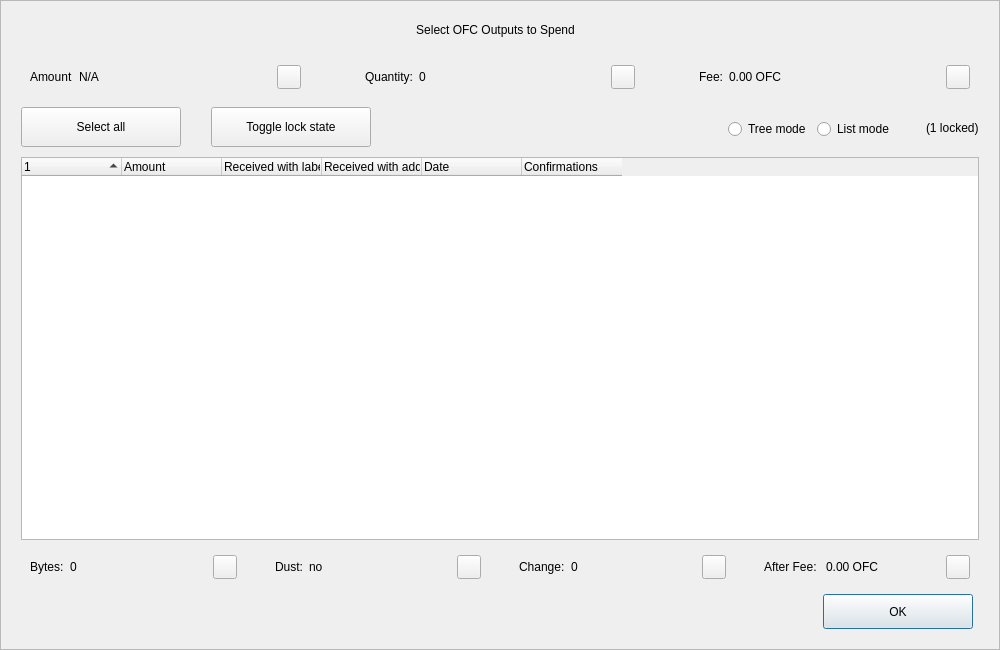
<?xml version="1.0" encoding="UTF-8"?>
<ui version="4.0">
 <class>CoinControlDialog</class>
 <widget class="QDialog" name="CoinControlDialog">
  <property name="geometry">
   <rect>
    <x>0</x>
    <y>0</y>
    <width>1000</width>
    <height>650</height>
   </rect>
  </property>
  <property name="minimumSize">
   <size>
    <width>950</width>
    <height>650</height>
   </size>
  </property>
  <property name="windowTitle">
   <string>Coin Selection</string>
  </property>
  <property name="styleSheet">
   <string notr="true"/>
  </property>
  <layout class="QVBoxLayout" name="verticalLayout">
   <property name="spacing">
    <number>0</number>
   </property>
   <property name="leftMargin">
    <number>0</number>
   </property>
   <property name="topMargin">
    <number>0</number>
   </property>
   <property name="rightMargin">
    <number>0</number>
   </property>
   <property name="bottomMargin">
    <number>0</number>
   </property>
   <item>
    <widget class="QFrame" name="frameContainer">
     <property name="toolTipDuration">
      <number>0</number>
     </property>
     <property name="frameShape">
      <enum>QFrame::StyledPanel</enum>
     </property>
     <property name="frameShadow">
      <enum>QFrame::Raised</enum>
     </property>
     <layout class="QVBoxLayout" name="verticalLayout_2">
      <property name="leftMargin">
       <number>0</number>
      </property>
      <property name="rightMargin">
       <number>0</number>
      </property>
      <property name="bottomMargin">
       <number>20</number>
      </property>
      <item>
       <layout class="QHBoxLayout" name="horizontalLayout_12">
        <property name="spacing">
         <number>0</number>
        </property>
        <property name="leftMargin">
         <number>20</number>
        </property>
        <property name="rightMargin">
         <number>30</number>
        </property>
        <item>
         <spacer name="horizontalSpacer_4">
          <property name="orientation">
           <enum>Qt::Horizontal</enum>
          </property>
          <property name="sizeHint" stdset="0">
           <size>
            <width>40</width>
            <height>20</height>
           </size>
          </property>
         </spacer>
        </item>
        <item>
         <widget class="QLabel" name="labelTitle">
          <property name="minimumSize">
           <size>
            <width>0</width>
            <height>40</height>
           </size>
          </property>
          <property name="maximumSize">
           <size>
            <width>16777215</width>
            <height>40</height>
           </size>
          </property>
          <property name="text">
           <string>Select OFC Outputs to Spend</string>
          </property>
          <property name="alignment">
           <set>Qt::AlignCenter</set>
          </property>
          <property name="margin">
           <number>7</number>
          </property>
         </widget>
        </item>
        <item>
         <spacer name="horizontalSpacer_5">
          <property name="orientation">
           <enum>Qt::Horizontal</enum>
          </property>
          <property name="sizeHint" stdset="0">
           <size>
            <width>40</width>
            <height>20</height>
           </size>
          </property>
         </spacer>
        </item>
       </layout>
      </item>
      <item>
       <layout class="QHBoxLayout" name="horizontalLayout_8">
        <property name="leftMargin">
         <number>20</number>
        </property>
        <property name="rightMargin">
         <number>20</number>
        </property>
        <item>
         <widget class="QWidget" name="layoutAmount" native="true">
          <layout class="QHBoxLayout" name="horizontalLayout_9" stretch="0,1,0">
           <item>
            <widget class="QLabel" name="labelCoinControlAmountText">
             <property name="text">
              <string>Amount</string>
             </property>
            </widget>
           </item>
           <item>
            <widget class="QLabel" name="labelCoinControlAmount">
             <property name="text">
              <string notr="true">N/A</string>
             </property>
            </widget>
           </item>
           <item alignment="Qt::AlignHCenter|Qt::AlignVCenter">
            <widget class="QPushButton" name="pushButtonAmount">
             <property name="minimumSize">
              <size>
               <width>0</width>
               <height>24</height>
              </size>
             </property>
             <property name="maximumSize">
              <size>
               <width>24</width>
               <height>26</height>
              </size>
             </property>
             <property name="focusPolicy">
              <enum>Qt::NoFocus</enum>
             </property>
             <property name="styleSheet">
              <string notr="true">padding-bottom:2px;
padding-right:4px;</string>
             </property>
             <property name="text">
              <string/>
             </property>
            </widget>
           </item>
          </layout>
         </widget>
        </item>
        <item>
         <spacer name="horizontalSpacer_2">
          <property name="orientation">
           <enum>Qt::Horizontal</enum>
          </property>
          <property name="sizeType">
           <enum>QSizePolicy::Fixed</enum>
          </property>
          <property name="sizeHint" stdset="0">
           <size>
            <width>40</width>
            <height>20</height>
           </size>
          </property>
         </spacer>
        </item>
        <item>
         <widget class="QWidget" name="layoutQuantity" native="true">
          <layout class="QHBoxLayout" name="horizontalLayout_10" stretch="0,1,0">
           <item>
            <widget class="QLabel" name="labelCoinControlQuantityText">
             <property name="text">
              <string>Quantity:</string>
             </property>
            </widget>
           </item>
           <item>
            <widget class="QLabel" name="labelCoinControlQuantity">
             <property name="text">
              <string notr="true">0</string>
             </property>
            </widget>
           </item>
           <item alignment="Qt::AlignHCenter|Qt::AlignVCenter">
            <widget class="QPushButton" name="pushButtonQuantity">
             <property name="minimumSize">
              <size>
               <width>0</width>
               <height>24</height>
              </size>
             </property>
             <property name="maximumSize">
              <size>
               <width>24</width>
               <height>26</height>
              </size>
             </property>
             <property name="focusPolicy">
              <enum>Qt::NoFocus</enum>
             </property>
             <property name="styleSheet">
              <string notr="true">padding-bottom:2px;
               padding-right:4px;</string>
             </property>
             <property name="text">
              <string/>
             </property>
            </widget>
           </item>
          </layout>
         </widget>
        </item>
        <item>
         <spacer name="horizontalSpacer_22">
          <property name="orientation">
           <enum>Qt::Horizontal</enum>
          </property>
          <property name="sizeType">
           <enum>QSizePolicy::Fixed</enum>
          </property>
          <property name="sizeHint" stdset="0">
           <size>
            <width>40</width>
            <height>20</height>
           </size>
          </property>
         </spacer>
        </item>
        <item>
         <widget class="QWidget" name="layoutFee" native="true">
          <layout class="QHBoxLayout" name="horizontalLayout_11" stretch="0,1,0">
           <item>
            <widget class="QLabel" name="labelCoinControlFeeText">
             <property name="text">
              <string>Fee:</string>
             </property>
            </widget>
           </item>
           <item>
            <widget class="QLabel" name="labelCoinControlFee">
             <property name="text">
              <string>0.00 OFC</string>
             </property>
            </widget>
           </item>
           <item alignment="Qt::AlignHCenter|Qt::AlignVCenter">
            <widget class="QPushButton" name="pushButtonFee">
             <property name="minimumSize">
              <size>
               <width>0</width>
               <height>24</height>
              </size>
             </property>
             <property name="maximumSize">
              <size>
               <width>24</width>
               <height>26</height>
              </size>
             </property>
             <property name="focusPolicy">
              <enum>Qt::NoFocus</enum>
             </property>
             <property name="styleSheet">
              <string notr="true">padding-bottom:2px;
               padding-right:4px;</string>
             </property>
             <property name="text">
              <string/>
             </property>
            </widget>
           </item>
          </layout>
         </widget>
        </item>
       </layout>
      </item>
      <item>
       <widget class="QFrame" name="frame">
        <property name="minimumSize">
         <size>
          <width>0</width>
          <height>40</height>
         </size>
        </property>
        <property name="styleSheet">
         <string notr="true">#frame {
	border:0;
}</string>
        </property>
        <property name="frameShape">
         <enum>QFrame::StyledPanel</enum>
        </property>
        <property name="frameShadow">
         <enum>QFrame::Sunken</enum>
        </property>
        <layout class="QHBoxLayout" name="horizontalLayout">
         <property name="spacing">
          <number>0</number>
         </property>
         <property name="leftMargin">
          <number>20</number>
         </property>
         <property name="topMargin">
          <number>0</number>
         </property>
         <property name="rightMargin">
          <number>20</number>
         </property>
         <property name="bottomMargin">
          <number>0</number>
         </property>
         <item>
          <layout class="QHBoxLayout" name="horizontalLayoutPanel" stretch="0,0,0,0,0,0">
           <property name="spacing">
            <number>20</number>
           </property>
           <item>
            <widget class="QPushButton" name="pushButtonSelectAll">
             <property name="sizePolicy">
              <sizepolicy hsizetype="Maximum" vsizetype="Fixed">
               <horstretch>0</horstretch>
               <verstretch>0</verstretch>
              </sizepolicy>
             </property>
             <property name="minimumSize">
              <size>
               <width>160</width>
               <height>40</height>
              </size>
             </property>
             <property name="maximumSize">
              <size>
               <width>16777215</width>
               <height>40</height>
              </size>
             </property>
             <property name="text">
              <string>Select all</string>
             </property>
             <property name="checkable">
              <bool>true</bool>
             </property>
             <property name="checked">
              <bool>false</bool>
             </property>
             <property name="autoExclusive">
              <bool>false</bool>
             </property>
             <property name="autoDefault">
              <bool>false</bool>
             </property>
            </widget>
           </item>
           <item>
            <spacer name="horizontalSpacer_6">
             <property name="orientation">
              <enum>Qt::Horizontal</enum>
             </property>
             <property name="sizeType">
              <enum>QSizePolicy::Fixed</enum>
             </property>
             <property name="sizeHint" stdset="0">
              <size>
               <width>10</width>
               <height>20</height>
              </size>
             </property>
            </spacer>
           </item>
           <item>
            <widget class="QPushButton" name="pushButtonToggleLock">
             <property name="sizePolicy">
              <sizepolicy hsizetype="Maximum" vsizetype="Fixed">
               <horstretch>0</horstretch>
               <verstretch>0</verstretch>
              </sizepolicy>
             </property>
             <property name="minimumSize">
              <size>
               <width>160</width>
               <height>40</height>
              </size>
             </property>
             <property name="maximumSize">
              <size>
               <width>16777215</width>
               <height>40</height>
              </size>
             </property>
             <property name="text">
              <string>Toggle lock state</string>
             </property>
             <property name="checkable">
              <bool>true</bool>
             </property>
             <property name="autoExclusive">
              <bool>false</bool>
             </property>
             <property name="autoDefault">
              <bool>false</bool>
             </property>
            </widget>
           </item>
           <item>
            <spacer name="horizontalSpacer_7">
             <property name="orientation">
              <enum>Qt::Horizontal</enum>
             </property>
             <property name="sizeType">
              <enum>QSizePolicy::Expanding</enum>
             </property>
             <property name="sizeHint" stdset="0">
              <size>
               <width>30</width>
               <height>20</height>
              </size>
             </property>
            </spacer>
           </item>
           <item alignment="Qt::AlignRight">
            <widget class="QGroupBox" name="groupBox_2">
             <property name="styleSheet">
              <string notr="true">#groupBox_2 {
    background-color:transparent;
    border-radius:0;
}</string>
             </property>
             <property name="title">
              <string/>
             </property>
             <layout class="QHBoxLayout" name="horizontalLayout_14">
              <item>
               <widget class="QRadioButton" name="radioTreeMode">
                <property name="sizePolicy">
                 <sizepolicy hsizetype="Maximum" vsizetype="Fixed">
                  <horstretch>0</horstretch>
                  <verstretch>0</verstretch>
                 </sizepolicy>
                </property>
                <property name="text">
                 <string>Tree mode</string>
                </property>
               </widget>
              </item>
              <item>
               <widget class="QRadioButton" name="radioListMode">
                <property name="sizePolicy">
                 <sizepolicy hsizetype="Maximum" vsizetype="Fixed">
                  <horstretch>0</horstretch>
                  <verstretch>0</verstretch>
                 </sizepolicy>
                </property>
                <property name="text">
                 <string>List mode</string>
                </property>
                <property name="checked">
                 <bool>false</bool>
                </property>
               </widget>
              </item>
             </layout>
            </widget>
           </item>
           <item>
            <widget class="QLabel" name="labelLocked">
             <property name="text">
              <string>(1 locked)</string>
             </property>
            </widget>
           </item>
          </layout>
         </item>
        </layout>
       </widget>
      </item>
      <item>
       <layout class="QHBoxLayout" name="horizontalLayout_13">
        <property name="leftMargin">
         <number>20</number>
        </property>
        <property name="rightMargin">
         <number>20</number>
        </property>
        <item>
         <widget class="CoinControlTreeWidget" name="treeWidget">
          <property name="contextMenuPolicy">
           <enum>Qt::CustomContextMenu</enum>
          </property>
          <property name="styleSheet">
           <string notr="true"/>
          </property>
          <property name="sortingEnabled">
           <bool>false</bool>
          </property>
          <property name="columnCount">
           <number>6</number>
          </property>
          <attribute name="headerShowSortIndicator" stdset="0">
           <bool>true</bool>
          </attribute>
          <attribute name="headerStretchLastSection">
           <bool>false</bool>
          </attribute>
          <column>
           <property name="text">
            <string/>
           </property>
          </column>
          <column>
           <property name="text">
            <string>Amount</string>
           </property>
          </column>
          <column>
           <property name="text">
            <string>Received with label</string>
           </property>
          </column>
          <column>
           <property name="text">
            <string>Received with address</string>
           </property>
          </column>
          <column>
           <property name="text">
            <string>Date</string>
           </property>
          </column>
          <column>
           <property name="text">
            <string>Confirmations</string>
           </property>
           <property name="toolTip">
            <string>Confirmed</string>
           </property>
          </column>
         </widget>
        </item>
       </layout>
      </item>
      <item>
       <layout class="QHBoxLayout" name="horizontalLayout_3">
        <property name="spacing">
         <number>20</number>
        </property>
        <property name="leftMargin">
         <number>20</number>
        </property>
        <property name="rightMargin">
         <number>20</number>
        </property>
        <item>
         <widget class="QWidget" name="layoutBytes" native="true">
          <layout class="QHBoxLayout" name="horizontalLayout_4" stretch="0,1,0">
           <item>
            <widget class="QLabel" name="labelCoinControlBytesText">
             <property name="text">
              <string>Bytes:</string>
             </property>
            </widget>
           </item>
           <item>
            <widget class="QLabel" name="labelCoinControlBytes">
             <property name="text">
              <string notr="true">0</string>
             </property>
            </widget>
           </item>
           <item alignment="Qt::AlignHCenter|Qt::AlignVCenter">
            <widget class="QPushButton" name="pushButtonBytes">
             <property name="minimumSize">
              <size>
               <width>0</width>
               <height>24</height>
              </size>
             </property>
             <property name="maximumSize">
              <size>
               <width>24</width>
               <height>26</height>
              </size>
             </property>
             <property name="focusPolicy">
              <enum>Qt::NoFocus</enum>
             </property>
             <property name="styleSheet">
              <string notr="true">padding-bottom:2px;
               padding-right:4px;</string>
             </property>
             <property name="text">
              <string/>
             </property>
            </widget>
           </item>
          </layout>
         </widget>
        </item>
        <item>
         <widget class="QWidget" name="layoutDust" native="true">
          <layout class="QHBoxLayout" name="horizontalLayout_5" stretch="0,1,0">
           <item>
            <widget class="QLabel" name="labelCoinControlLowOutputText">
             <property name="text">
              <string>Dust:</string>
             </property>
            </widget>
           </item>
           <item>
            <widget class="QLabel" name="labelCoinControlLowOutput">
             <property name="text">
              <string>no</string>
             </property>
            </widget>
           </item>
           <item alignment="Qt::AlignHCenter|Qt::AlignVCenter">
            <widget class="QPushButton" name="pushButtonDust">
             <property name="minimumSize">
              <size>
               <width>0</width>
               <height>24</height>
              </size>
             </property>
             <property name="maximumSize">
              <size>
               <width>24</width>
               <height>26</height>
              </size>
             </property>
             <property name="focusPolicy">
              <enum>Qt::NoFocus</enum>
             </property>
             <property name="styleSheet">
              <string notr="true">padding-bottom:2px;
               padding-right:4px;</string>
             </property>
             <property name="text">
              <string/>
             </property>
            </widget>
           </item>
          </layout>
         </widget>
        </item>
        <item>
         <widget class="QWidget" name="layoutChange" native="true">
          <layout class="QHBoxLayout" name="horizontalLayout_6" stretch="0,1,0">
           <item>
            <widget class="QLabel" name="labelCoinControlChangeText">
             <property name="text">
              <string>Change:</string>
             </property>
            </widget>
           </item>
           <item>
            <widget class="QLabel" name="labelCoinControlChange">
             <property name="text">
              <string notr="true">0</string>
             </property>
            </widget>
           </item>
           <item alignment="Qt::AlignHCenter|Qt::AlignVCenter">
            <widget class="QPushButton" name="pushButtonChange">
             <property name="minimumSize">
              <size>
               <width>0</width>
               <height>24</height>
              </size>
             </property>
             <property name="maximumSize">
              <size>
               <width>24</width>
               <height>26</height>
              </size>
             </property>
             <property name="focusPolicy">
              <enum>Qt::NoFocus</enum>
             </property>
             <property name="styleSheet">
              <string notr="true">padding-bottom:2px;
               padding-right:4px;</string>
             </property>
             <property name="text">
              <string/>
             </property>
            </widget>
           </item>
          </layout>
         </widget>
        </item>
        <item>
         <widget class="QWidget" name="layoutAfter" native="true">
          <layout class="QHBoxLayout" name="horizontalLayout_7" stretch="0,1,0">
           <item>
            <widget class="QLabel" name="labelCoinControlAfterFeeText">
             <property name="text">
              <string>After Fee: </string>
             </property>
            </widget>
           </item>
           <item>
            <widget class="QLabel" name="labelCoinControlAfterFee">
             <property name="text">
              <string>0.00 OFC</string>
             </property>
            </widget>
           </item>
           <item alignment="Qt::AlignHCenter|Qt::AlignVCenter">
            <widget class="QPushButton" name="pushButtonAlterFee">
             <property name="minimumSize">
              <size>
               <width>0</width>
               <height>24</height>
              </size>
             </property>
             <property name="maximumSize">
              <size>
               <width>24</width>
               <height>26</height>
              </size>
             </property>
             <property name="focusPolicy">
              <enum>Qt::NoFocus</enum>
             </property>
             <property name="styleSheet">
              <string notr="true">padding-bottom:2px;
               padding-right:4px;</string>
             </property>
             <property name="text">
              <string/>
             </property>
            </widget>
           </item>
          </layout>
         </widget>
        </item>
       </layout>
      </item>
      <item>
       <layout class="QHBoxLayout" name="horizontalLayout_2">
        <property name="spacing">
         <number>0</number>
        </property>
        <property name="leftMargin">
         <number>20</number>
        </property>
        <property name="rightMargin">
         <number>26</number>
        </property>
        <item>
         <spacer name="horizontalSpacer_3">
          <property name="orientation">
           <enum>Qt::Horizontal</enum>
          </property>
          <property name="sizeHint" stdset="0">
           <size>
            <width>558</width>
            <height>20</height>
           </size>
          </property>
         </spacer>
        </item>
        <item>
         <widget class="QPushButton" name="pushButtonOk">
          <property name="minimumSize">
           <size>
            <width>150</width>
            <height>35</height>
           </size>
          </property>
          <property name="text">
           <string>OK</string>
          </property>
         </widget>
        </item>
       </layout>
      </item>
     </layout>
    </widget>
   </item>
  </layout>
 </widget>
 <customwidgets>
  <customwidget>
   <class>CoinControlTreeWidget</class>
   <extends>QTreeWidget</extends>
   <header>coincontroltreewidget.h</header>
  </customwidget>
 </customwidgets>
 <resources/>
 <connections/>
</ui>
